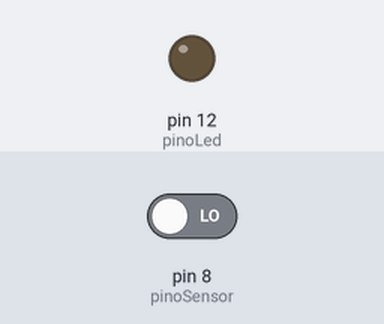
The sketch below on a simulated Arduino Uno, built with avr-gcc and run on an emulated ATmega328P. Shown: output pins drawn as LEDs (lit = HIGH). The test bench sets the inputs (shaded band); at power-on: pin 8 (pinoSensor) LOW.

Above: at 1.2 s.
1.3 s: pin 8 (pinoSensor) driven HIGH
At 1.9 s:
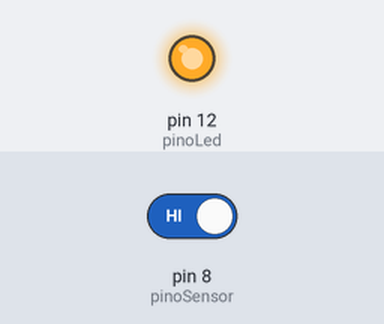
2.8 s: pin 8 (pinoSensor) driven LOW
At 4.2 s:
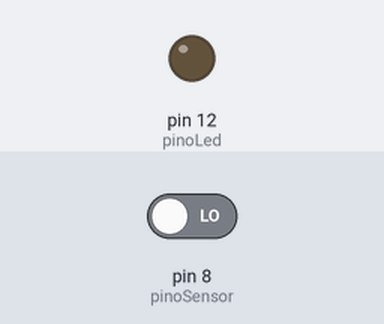
Timing chart, 0 to 5.8 s (numbered marks = the images above; inputs shaded):
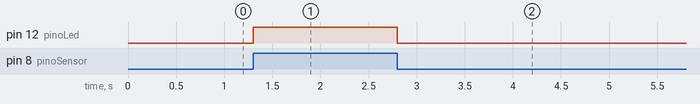

Measured:
- after the input at 1.3 s, pin 12 (pinoLed): LOW → HIGH at once
- after the input at 2.8 s, pin 12 (pinoLed): HIGH → LOW at once

The sketch:

COD_SENSOR_DE_TOQUE_KY_036_TOUCH.ino
```cpp
/* !-- VARIAVEIS --! */
const int pinoLed = 12;   //PINO DIGITAL UTILIZADO PELO LED
const int pinoSensor = 8; //PINO DIGITAL UTILIZADO PELO SENSOR


/* !-- INICIO DO SETUP (SO PASSA AQUI 1 VEZ) --! */
void setup() {
  pinMode(pinoSensor, INPUT); //DEFINE O PINO COMO ENTRADA
  pinMode(pinoLed, OUTPUT);   //DEFINE O PINO COMO SAÍDA
  digitalWrite(pinoLed, LOW); //LED INICIA DESLIGADO
}


/* !-- INICIO DO LOOP (REPETIÇÃO) --! */
void loop() {
  if (digitalRead(pinoSensor) == HIGH) { //SE A LEITURA DO PINO FOR IGUAL A HIGH, FAZ
    digitalWrite(pinoLed, HIGH);     //ACENDE O LED
  } else {                 //SENÃO, FAZ
    digitalWrite(pinoLed, LOW);        //APAGA O LED
  }
}
```
